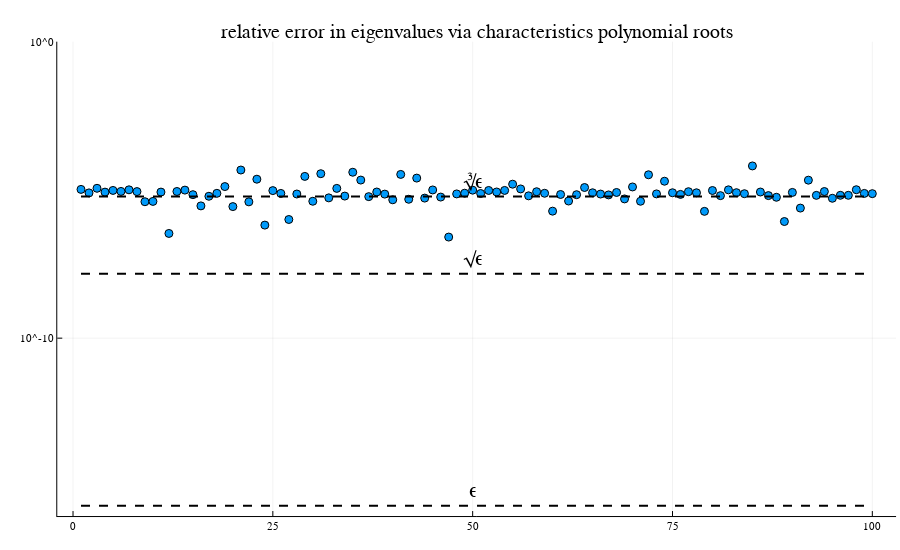

The notebook cell this image was saved under:
### Code cell
n_samples = 100;
rel_errs = Float64[]
for i in 1:n_samples
    C = [[1 + 1.e-14, 0.0, 0.0] [randn(), 1., 0.] [randn(), randn(), 1.]]
    X = randn(3,3)
    A = X \ (C * X)
    eigs_roots = mat_3x3_roots_by_char_poly(A)
    eigs = eigvals(A)
    diff = norm(eigs_roots - eigs)
    for order in [[1,2,3],[1,3,2],[2,1,3],[2,3,1],[3,1,2],[3,2,1]]
        diff = min(diff, norm(eigs_roots - eigs[order]))
    end
    rel_err = diff / norm(eigs)
    push!(rel_errs, rel_err)
end
p = plot(1:n_samples, rel_errs
    , st = :scatter
    , ylim=(1.e-16,1.e-0)
    , yscale=:log10
    , title="relative error in eigenvalues via characteristics polynomial roots")
plot!(p,[1,n_samples],[eps(),eps()],l=(2,:black,:dash))
annotate!(p, n_samples /2, log10(eps())+0.5, ("ϵ"))
plot!(p,[1,n_samples],[eps()^0.5,eps()^0.5],l=(2,:black,:dash))
annotate!(p, n_samples /2, log10(eps()^0.5)+0.5, ("√ϵ"))
plot!(p,[1,n_samples],[eps()^(1/3),eps()^(1/3)],l=(2,:black,:dash))
annotate!(p, n_samples /2, log10(eps()^(1/3))+0.5, ("∛ϵ"))

### Figure 1 — Plotly figure (JSON) as saved in the notebook; plotly's stock layout.template omitted (floating-point values rounded to 4 significant figures)
{"data": [{"colorbar": {"title": ""}, "legendgroup": "", "marker": {"color": "rgba(0, 154, 250, 1.000)", "line": {"color": "rgba(0, 0, 0, 1.000)", "width": 1}, "size": 8, "symbol": "circle"}, "mode": "markers", "name": "", "showlegend": false, "type": "scatter", "x": [1, 2, 3, 4, 5, 6, 7, 8, 9, 10, 11, 12, 13, 14, 15, 16, 17, 18, 19, 20, 21, 22, 23, 24, 25, 26, 27, 28, 29, 30, 31, 32, 33, 34, 35, 36, 37, 38, 39, 40, 41, 42, 43, 44, 45, 46, 47, 48, 49, 50, 51, 52, 53, 54, 55, 56, 57, 58, 59, 60, 61, 62, 63, 64, 65, 66, 67, 68, 69, 70, 71, 72, 73, 74, 75, 76, 77, 78, 79, 80, 81, 82, 83, 84, 85, 86, 87, 88, 89, 90, 91, 92, 93, 94, 95, 96, 97, 98, 99, 100], "xaxis": "x", "y": [1.042e-05, 7.945e-06, 1.134e-05, 8.431e-06, 9.613e-06, 8.897e-06, 1.007e-05, 8.797e-06, 3.999e-06, 4.097e-06, 8.448e-06, 3.402e-07, 8.868e-06, 9.853e-06, 6.928e-06, 2.895e-06, 6.105e-06, 7.666e-06, 1.297e-05, 2.738e-06, 4.687e-05, 3.96e-06, 2.3e-05, 6.501e-07, 9.469e-06, 7.625e-06, 1.006e-06, 7.276e-06, 2.858e-05, 4.144e-06, 3.528e-05, 5.394e-06, 1.127e-05, 6.193e-06, 3.947e-05, 2.149e-05, 5.94e-06, 8.499e-06, 7.223e-06, 4.647e-06, 3.334e-05, 4.839e-06, 2.504e-05, 5.298e-06, 9.979e-06, 5.737e-06, 2.568e-07, 7.337e-06, 7.758e-06, 9.83e-06, 7.57e-06, 9.587e-06, 8.531e-06, 9.608e-06, 1.562e-05, 1.08e-05, 6.318e-06, 8.696e-06, 7.702e-06, 1.922e-06, 7.01e-06, 4.223e-06, 6.9e-06, 1.206e-05, 8.014e-06, 7.256e-06, 6.785e-06, 8.203e-06, 4.975e-06, 1.261e-05, 4.145e-06, 3.243e-05, 7.343e-06, 1.965e-05, 8.024e-06, 7.065e-06, 8.718e-06, 7.999e-06, 1.892e-06, 9.561e-06, 6.419e-06, 1.005e-05, 8.074e-06, 7.456e-06, 6.444e-05, 8.497e-06, 6.434e-06, 5.649e-06, 8.587e-07, 8.237e-06, 2.44e-06, 2.133e-05, 6.55e-06, 8.832e-06, 5.228e-06, 6.587e-06, 6.583e-06, 1.015e-05, 7.635e-06, 7.493e-06], "yaxis": "y", "zmax": null, "zmin": null}, {"colorbar": {"title": ""}, "legendgroup": "", "line": {"color": "rgba(0, 0, 0, 1.000)", "dash": "dash", "shape": "linear", "width": 2}, "mode": "lines", "name": "", "showlegend": false, "type": "scatter", "x": [1, 100], "xaxis": "x", "y": [2.22e-16, 2.22e-16], "yaxis": "y", "zmax": null, "zmin": null}, {"colorbar": {"title": ""}, "legendgroup": "", "line": {"color": "rgba(0, 0, 0, 1.000)", "dash": "dash", "shape": "linear", "width": 2}, "mode": "lines", "name": "", "showlegend": false, "type": "scatter", "x": [1, 100], "xaxis": "x", "y": [1.49e-08, 1.49e-08], "yaxis": "y", "zmax": null, "zmin": null}, {"colorbar": {"title": ""}, "legendgroup": "", "line": {"color": "rgba(0, 0, 0, 1.000)", "dash": "dash", "shape": "linear", "width": 2}, "mode": "lines", "name": "", "showlegend": false, "type": "scatter", "x": [1, 100], "xaxis": "x", "y": [6.055e-06, 6.055e-06], "yaxis": "y", "zmax": null, "zmin": null}], "layout": {"annotations": [{"font": {"color": "rgba(0, 0, 0, 1.000)", "family": "sans-serif", "size": 20}, "rotation": 0, "showarrow": false, "text": "relative error in eigenvalues via characteristics polynomial roots", "x": 0.5296, "xanchor": "center", "xref": "paper", "y": 1, "yanchor": "top", "yref": "paper"}, {"font": {"color": "rgba(0, 0, 0, 1.000)", "family": "sans-serif", "size": 20}, "rotation": 0, "showarrow": false, "text": "ϵ", "x": 50, "xanchor": "center", "xref": "x", "y": -15.15, "yanchor": "middle", "yref": "y"}, {"font": {"color": "rgba(0, 0, 0, 1.000)", "family": "sans-serif", "size": 20}, "rotation": 0, "showarrow": false, "text": "√ϵ", "x": 50, "xanchor": "center", "xref": "x", "y": -7.327, "yanchor": "middle", "yref": "y"}, {"font": {"color": "rgba(0, 0, 0, 1.000)", "family": "sans-serif", "size": 20}, "rotation": 0, "showarrow": false, "text": "∛ϵ", "x": 50, "xanchor": "center", "xref": "x", "y": -4.718, "yanchor": "middle", "yref": "y"}], "height": 550, "legend_position": {"bgcolor": "rgba(255, 255, 255, 1.000)", "bordercolor": "rgba(0, 0, 0, 1.000)", "borderwidth": 1, "font": {"color": "rgba(0, 0, 0, 1.000)", "family": "sans-serif", "size": 11}, "title": {"font": {"color": "rgba(0, 0, 0, 1.000)", "family": "sans-serif", "size": 15}, "text": ""}, "tracegroupgap": 0, "traceorder": "normal", "x": 1, "xanchor": "auto", "y": 1, "yanchor": "auto"}, "margin": {"b": 20, "l": 0, "r": 0, "t": 20}, "paper_bgcolor": "rgba(255, 255, 255, 1.000)", "plot_bgcolor": "rgba(255, 255, 255, 1.000)", "showlegend": true, "width": 900, "xaxis": {"anchor": "y", "domain": [0.06363, 0.9956], "gridcolor": "rgba(0, 0, 0, 0.100)", "gridwidth": 0.5, "linecolor": "rgba(0, 0, 0, 1.000)", "mirror": false, "range": [-1.97, 103.0], "showgrid": true, "showline": true, "showticklabels": true, "tickangle": 0, "tickcolor": "rgb(0, 0, 0)", "tickfont": {"color": "rgba(0, 0, 0, 1.000)", "family": "sans-serif", "size": 11}, "tickmode": "array", "ticks": "inside", "ticktext": ["0", "25", "50", "75", "100"], "tickvals": [0, 25, 50, 75, 100], "title": "", "titlefont": {"color": "rgba(0, 0, 0, 1.000)", "family": "sans-serif", "size": 15}, "type": "-", "visible": true, "zeroline": false, "zerolinecolor": "rgba(0, 0, 0, 1.000)"}, "yaxis": {"anchor": "x", "domain": [0.02736, 0.9575], "gridcolor": "rgba(0, 0, 0, 0.100)", "gridwidth": 0.5, "linecolor": "rgba(0, 0, 0, 1.000)", "mirror": false, "range": [-16, 0], "showgrid": true, "showline": true, "showticklabels": true, "tickangle": 0, "tickcolor": "rgb(0, 0, 0)", "tickfont": {"color": "rgba(0, 0, 0, 1.000)", "family": "sans-serif", "size": 11}, "tickmode": "array", "ticks": "inside", "ticktext": ["10^-10", "10^0"], "tickvals": [1e-10, 1], "title": "", "titlefont": {"color": "rgba(0, 0, 0, 1.000)", "family": "sans-serif", "size": 15}, "type": "log", "visible": true, "zeroline": false, "zerolinecolor": "rgba(0, 0, 0, 1.000)"}}}
